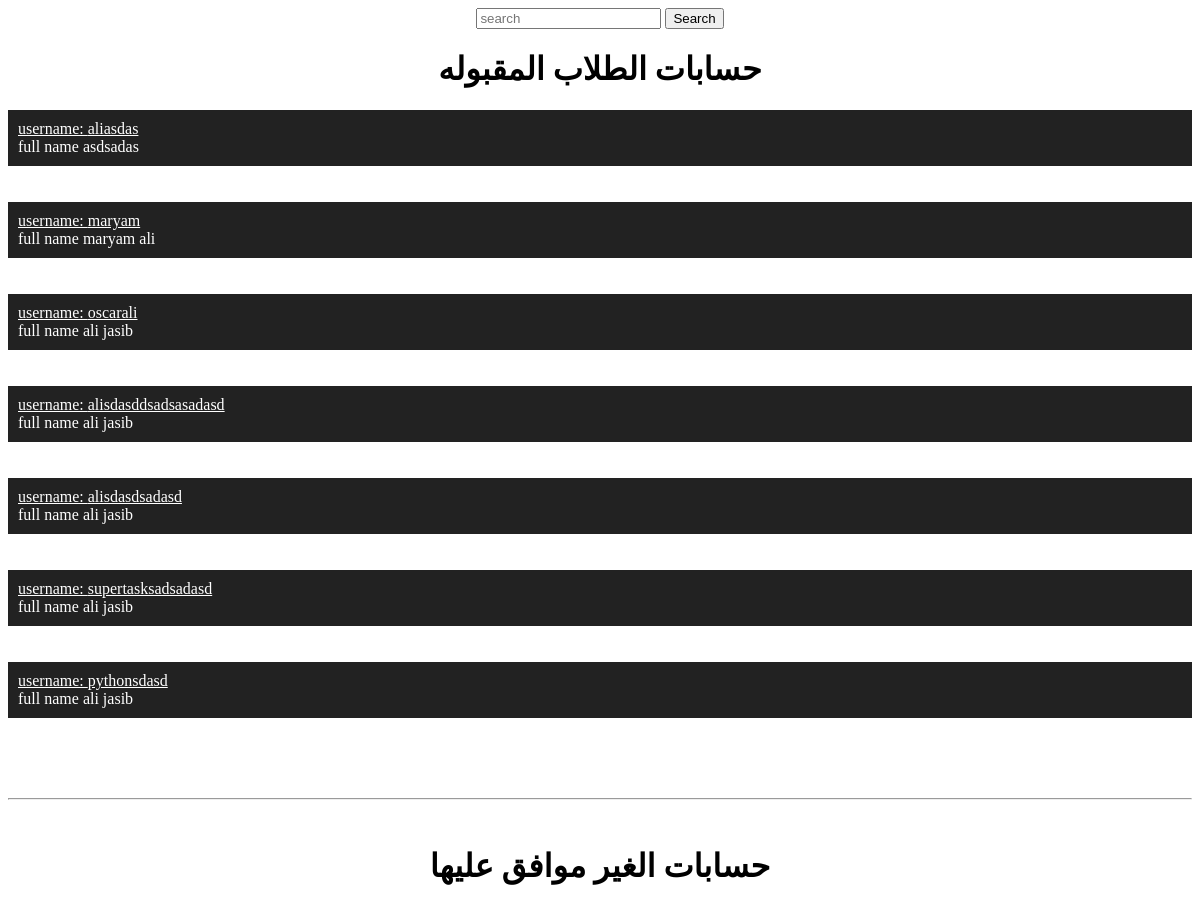
Page /account/students/ (signed in, upper part) on the earlier database version.
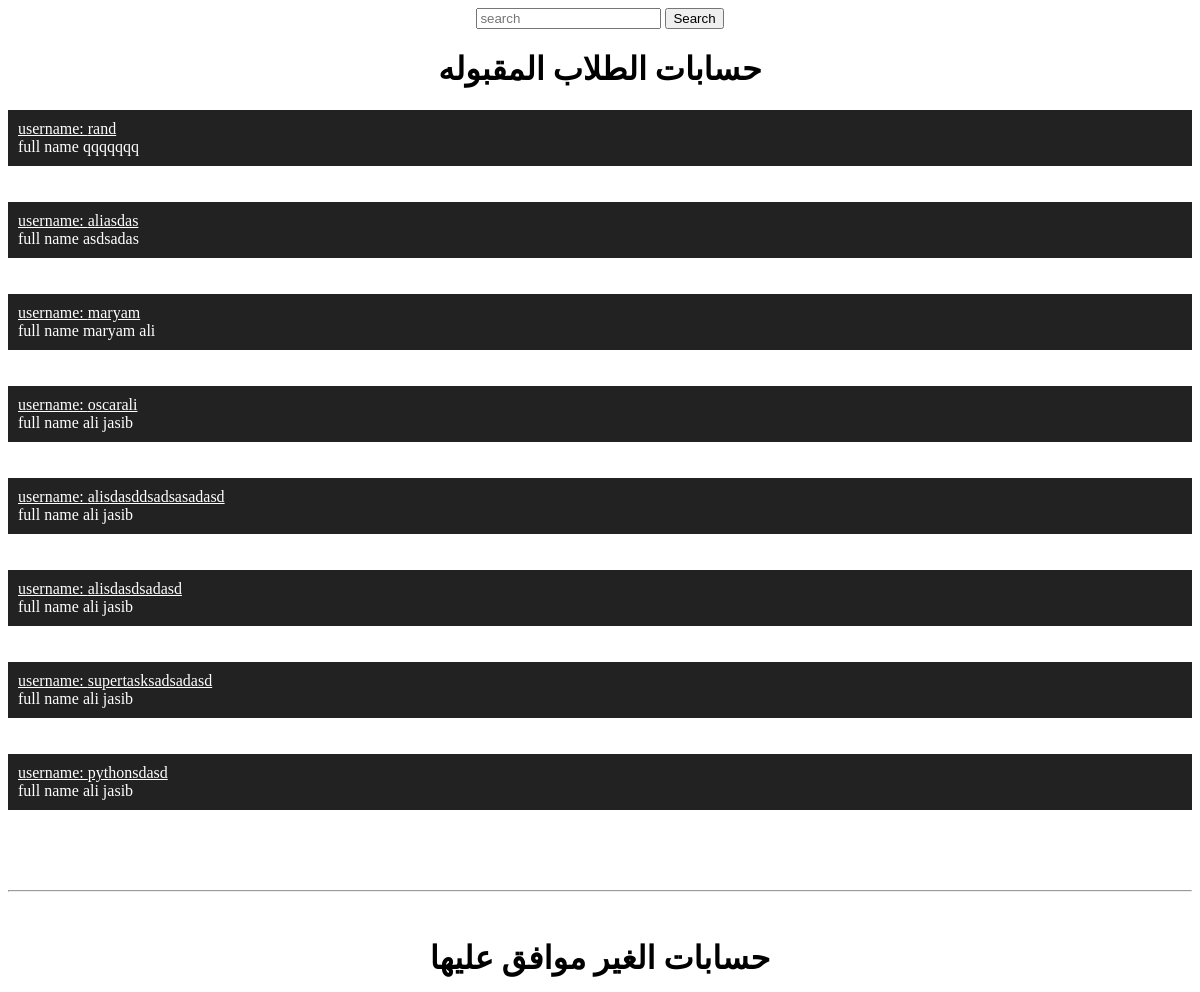
Same page on the later database version.
### accounts/models.py (models this page shows, shortened)
class Students(models.Model):
    username = models.CharField(max_length=100, blank=True)
    full_name = models.CharField(max_length=100, blank=False)
    age = models.IntegerField(blank=True)
    birth_date = models.DateField(null=True)
    phone_number = PhoneNumberField(blank=False, default='', help_text="use +9647700000000")
    city = models.CharField(max_length=50, choices=LIST_STUDENT)
    img = models.FileField(upload_to='docs/', blank=False)
    stage = models.CharField(max_length=50, choices=list_stage)
    approved = models.BooleanField(default=False)
    up_date = models.DateField(auto_now_add=True)
    type_user = models.CharField(max_length=50, default='student')
    disabled = models.CharField(max_length=50, default=False)
    password = models.CharField(blank=False, default='', max_length=20)

### accounts/views.py (the view)
# urls.py: path('students/', views.students, name='students'),
def students(request):
    if auth(request) == 1: # admin
        student_app = Students.objects.filter(approved=True)[::-1]
        student_not_app = Students.objects.filter(approved=False)[::-1]
        if request.method == 'POST' and request.POST['search']:
            student_app = student_app.filter(username__icontains=request.POST['search'])
            student_not_app = student_not_app.filter(username__icontains=request.POST['search'])
        return render(request, 'students.html', {'formStudentA': student_app, 'formStudentN': student_not_app})
    else:
        return redirect('home')

### accounts/views.py (called while the page is built, shortened)
def auth(request):
    sponsor_approved = Sponsor.objects.filter(username=request.user)
    student_approved = Students.objects.filter(username=request.user)
    x = 0
    if request.user.is_authenticated and not sponsor_approved and not student_approved:
        x = 1  # admin
    else:
        x = 4  # user
    return x

### accounts/templates/students.html (shortened to what this page needs)
<!DOCTYPE html>
<html lang="en">
<head>
</head>
<body>
        <center>
                <form method="POST">{% csrf_token %}
                    <input type="text" placeholder="search" name="search" value="{{request.POST.search}}">
                    <button type="submit">Search</button>
                </form>
            </center>
<center>
    <h1>
    حسابات الطلاب المقبوله
    </h1>
</center>
    {% for i in formStudentA %}
    <div style="background: #222;color: white;padding: 10px;">
        <span><a href="{% url 'info' i.id %}" style="color:white">username: {{i.username}} </a></span><br> <span>full name {{i.full_name}}</span>
        <br>
    </div>
    <br><br>
    {% endfor %}
    <br><br>
    <hr>
    <br>
    <center>
        <h1>
        حسابات الغير موافق عليها
        </h1>
    </center>
    {% for i in formStudentN %}
    <br><br>
    {% endfor %}
</body>
</html>

Differences in the rows shown:
added Students: username "rand", full_name "qqqqqqq"
